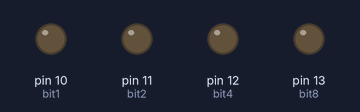
Recording of a sketch running on a simulated Arduino Uno, built with avr-gcc and run on an emulated ATmega328P. On the bench: output pins drawn as LEDs (lit = HIGH).

Above: at 0.5 s.
At 2.5 s:
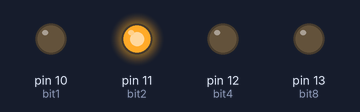
At 4.5 s:
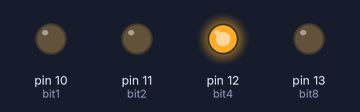
At 9.5 s:
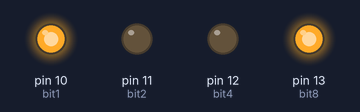
At 14.5 s:
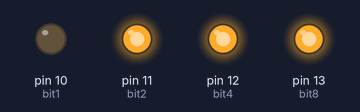
At 19.5 s:
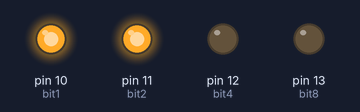
Timing chart, 0 to 20.8 s (numbered marks = the images above):
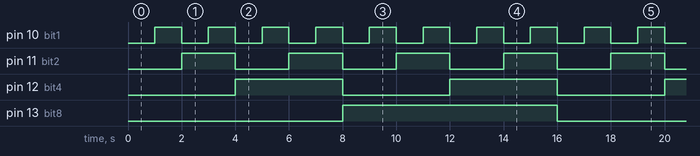

Measured:
- by itself, pin 10 (bit1): alternates HIGH for 1.0 s and LOW for 1.0 s
- by itself, pin 11 (bit2): alternates HIGH for 2.0 s and LOW for 2.0 s
- by itself, pin 12 (bit4): alternates HIGH for 4.0 s and LOW for 4.0 s
- by itself, pin 13 (bit8): alternates HIGH for 8.0 s and LOW for 8.0 s

The sketch:

Binary_Counter.ino
```cpp
/*

Binary Counter using 4 LED

0 => 0000
1 => 0001
2 => 0010
3 => 0011
4 => 0100
5 => 0101
6 => 0110
7 => 0111
8 => 1000
9 => 1001
10 => 1010
11 => 1011
12 => 1100
13 => 1101
14 => 1110
15 => 1111

HERE 1 MEANS ON AND 0 MEANS OFF

*/

int bit8 = 13;
int bit4 = 12;
int bit2 = 11;
int bit1 = 10;
int gap = 1000;

void setup() {

  pinMode(bit8, OUTPUT);
  pinMode(bit4, OUTPUT);
  pinMode(bit2, OUTPUT);
  pinMode(bit1, OUTPUT);
}

void loop() {

  // FOR 0
  digitalWrite(bit8, LOW);
  digitalWrite(bit4, LOW);
  digitalWrite(bit2, LOW);
  digitalWrite(bit1, LOW);

  // gap after each num

  delay(gap);

  // FOR 1
  digitalWrite(bit8, LOW);
  digitalWrite(bit4, LOW);
  digitalWrite(bit2, LOW);
  digitalWrite(bit1, HIGH);

  // gap after each num

  delay(gap);

  // FOR 2
  digitalWrite(bit8, LOW);
  digitalWrite(bit4, LOW);
  digitalWrite(bit2, HIGH);
  digitalWrite(bit1, LOW);

  // gap after each num

  delay(gap);

  // FOR 3
  digitalWrite(bit8, LOW);
  digitalWrite(bit4, LOW);
  digitalWrite(bit2, HIGH);
  digitalWrite(bit1, HIGH);

  // gap after each num

  delay(gap);

  // FOR 4
  digitalWrite(bit8, LOW);
  digitalWrite(bit4, HIGH);
  digitalWrite(bit2, LOW);
  digitalWrite(bit1, LOW);

  // gap after each num

  delay(gap);

  // FOR 5
  digitalWrite(bit8, LOW);
  digitalWrite(bit4, HIGH);
  digitalWrite(bit2, LOW);
  digitalWrite(bit1, HIGH);

  // gap after each num

  delay(gap);

  // FOR 6
  digitalWrite(bit8, LOW);
  digitalWrite(bit4, HIGH);
  digitalWrite(bit2, HIGH);
  digitalWrite(bit1, LOW);

  // gap after each num

  delay(gap);

  // FOR 7
  digitalWrite(bit8, LOW);
  digitalWrite(bit4, HIGH);
  digitalWrite(bit2, HIGH);
  digitalWrite(bit1, HIGH);

  // gap after each num

  delay(gap);

  // FOR 8
  digitalWrite(bit8, HIGH);
  digitalWrite(bit4, LOW);
  digitalWrite(bit2, LOW);
  digitalWrite(bit1, LOW);

  // gap after each num

  delay(gap);

  // FOR 9
  digitalWrite(bit8, HIGH);
  digitalWrite(bit4, LOW);
  digitalWrite(bit2, LOW);
  digitalWrite(bit1, HIGH);

  // gap after each num

  delay(gap);

  // FOR 10
  digitalWrite(bit8, HIGH);
  digitalWrite(bit4, LOW);
  digitalWrite(bit2, HIGH);
  digitalWrite(bit1, LOW);

  // gap after each num

  delay(gap);

  // FOR 11
  digitalWrite(bit8, HIGH);
  digitalWrite(bit4, LOW);
  digitalWrite(bit2, HIGH);
  digitalWrite(bit1, HIGH);

  // gap after each num

  delay(gap);

  // FOR 12
  digitalWrite(bit8, HIGH);
  digitalWrite(bit4, HIGH);
  digitalWrite(bit2, LOW);
  digitalWrite(bit1, LOW);

  // gap after each num

  delay(gap);

  // FOR 13
  digitalWrite(bit8, HIGH);
  digitalWrite(bit4, HIGH);
  digitalWrite(bit2, LOW);
  digitalWrite(bit1, HIGH);

  // gap after each num

  delay(gap);

  // FOR 14
  digitalWrite(bit8, HIGH);
  digitalWrite(bit4, HIGH);
  digitalWrite(bit2, HIGH);
  digitalWrite(bit1, LOW);

  // gap after each num

  delay(gap);

  // FOR 15
  digitalWrite(bit8, HIGH);
  digitalWrite(bit4, HIGH);
  digitalWrite(bit2, HIGH);
  digitalWrite(bit1, HIGH);

  // gap after each num

  delay(gap);

}
```
